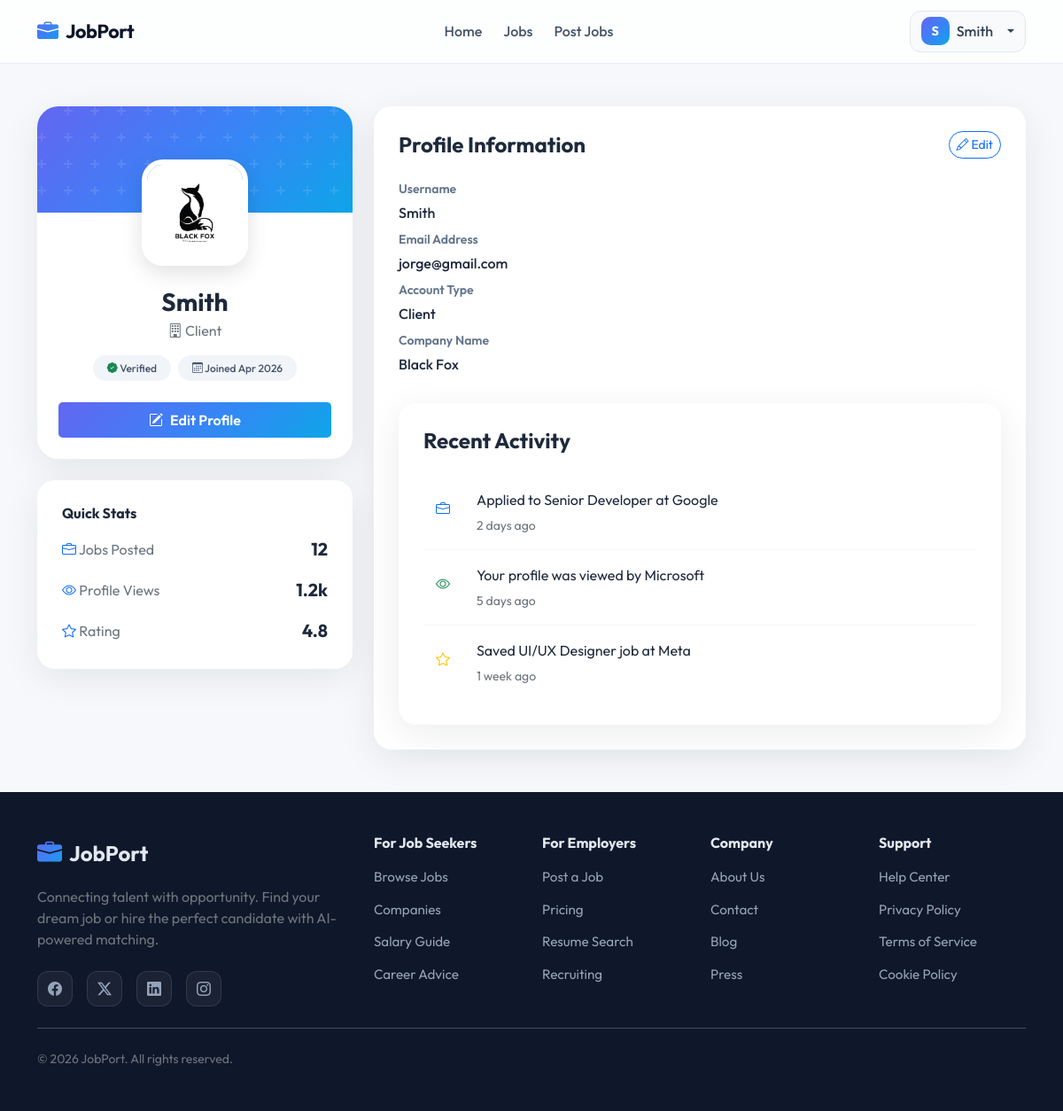
The page /profile/ (signed in) on the database its author committed.
### job_find/models.py (models this page shows, shortened)
class UserInfoModel(AbstractUser):
    USER_TYPE = [
        ('admin','Admin'),
        ('client', 'Client'),
        ('employee', 'Employee')
    ]
    display_name = models.CharField(max_length=255, blank=True)
    user_type = models.CharField(max_length=20, choices=USER_TYPE, default='employee')

class ClientProfileModel(models.Model):
    client_info = models.OneToOneField(
        UserInfoModel,
        on_delete=models.CASCADE,
        related_name='client_profile'
    )
    company_name = models.CharField(max_length=100, blank=True)
    website = models.URLField(blank=True, null=True)
    logo = models.ImageField(upload_to='client_profile/', blank=True, null=True)

### job_find/views.py (the view)
# urls.py: path('profile/', profile_page, name='profile_page'),
@login_required
def profile_page(request):
    return render(request, 'profile.html')

### job_find/templates/profile.html (shortened to what this page needs)
{% extends 'master/base.html' %}
{% load static %}
{% block content %}
<section class="py-5">
  <div class="container">
    <div class="row g-4">
      <div class="col-lg-4">
        <div class="profile-card" data-aos="fade-right">
          <div class="profile-avatar-wrapper">
            {% if request.user.user_type == 'client' and request.user.client_profile.logo %}
              <img src="{{ request.user.client_profile.logo.url }}" class="profile-avatar" alt="{{ user.username }}">
            {% elif request.user.user_type != 'client' and request.user.user_profile.image %}
              <img src="{{ request.user.user_profile.image.url }}" class="profile-avatar" alt="{{ user.username }}">
            {% else %}
              <div class="profile-avatar profile-avatar-fallback">
                {{ user.username|slice:":1"|upper }}
              </div>
            {% endif %}
          </div>
          <div class="p-4 text-center">
            <h3 class="fw-bold mb-1">{{ user.get_full_name|default:user.username }}</h3>
            <p class="text-muted mb-3">
              {% if request.user.user_type == 'client' %}
                <i class="bi bi-building"></i> Client
              {% else %}
                <i class="bi bi-person-badge"></i> Employeer
              {% endif %}
            </p>
            <div class="d-flex justify-content-center gap-2 mb-4">
              <span class="badge badge-tag rounded-pill px-3 py-2">
                <i class="bi bi-patch-check-fill text-success"></i> Verified
              </span>
              <span class="badge badge-tag rounded-pill px-3 py-2">
                <i class="bi bi-calendar3"></i> Joined {{ user.date_joined|date:"M Y" }}
              </span>
            </div>
            <a href="{% url 'profile_update' %}" class="btn btn-gradient w-100 rounded-3 py-2">
              <i class="bi bi-pencil-square me-2"></i>Edit Profile
            </a>
          </div>
        </div>
        <div class="stats-card mt-4" data-aos="fade-right" data-aos-delay="100">
          <h6 class="fw-bold mb-3">Quick Stats</h6>
          <div class="d-flex justify-content-between align-items-center mb-3">
            <span class="text-muted"><i class="bi bi-briefcase text-primary"></i>
              {% if request.user.user_type == 'client' %}Jobs Posted{% else %}Applied Jobs{% endif %}
            </span>
            <strong class="fs-5">12</strong>
          </div>
          <div class="d-flex justify-content-between align-items-center mb-3">
            <span class="text-muted"><i class="bi bi-eye text-primary"></i> Profile Views</span>
            <strong class="fs-5">1.2k</strong>
          </div>
          <div class="d-flex justify-content-between align-items-center">
            <span class="text-muted"><i class="bi bi-star text-primary"></i> Rating</span>
            <strong class="fs-5">4.8</strong>
          </div>
        </div>
      </div>
      <div class="col-lg-8">
        <div class="info-card" data-aos="fade-left">
          <div class="d-flex justify-content-between align-items-center mb-4">
            <h4 class="fw-bold mb-0">Profile Information</h4>
            <a href="{% url 'profile_update' %}" class="btn btn-outline-primary btn-sm rounded-pill">
              <i class="bi bi-pencil"></i> Edit
            </a>
          </div>
          <div class="row g-4">
            <div class="col-md-6">
            <div class="col-md-6">
              <div class="info-item">
                <label class="info-label">Username</label>
                <p class="info-value">{{ user.username }}</p>
              </div>
            </div>
            <div class="col-md-6">
              <div class="info-item">
                <label class="info-label">Email Address</label>
                <p class="info-value">{{ user.email }}</p>
              </div>
            </div>
            <div class="col-md-6">
              <div class="info-item">
                <label class="info-label">Account Type</label>
                <p class="info-value text-capitalize">{{ request.user.user_type }}</p>
              </div>
            </div>
            {% if request.user.user_type == 'client' %}
            <div class="col-12">
              <div class="info-item">
                <label class="info-label">Company Name</label>
                <p class="info-value">{{ request.user.client_profile.company_name|default:"Not set" }}</p>
              </div>
            </div>
            {% endif %}
          </div>
        </div>
        <div class="info-card mt-4" data-aos="fade-left" data-aos-delay="100">
          <h4 class="fw-bold mb-4">Recent Activity</h4>
          <div class="activity-item">
            <div class="activity-icon bg-primary-subtle text-primary">
              <i class="bi bi-briefcase"></i>
            </div>
            <div>
              <p class="mb-1 fw-semibold">Applied to Senior Developer at Google</p>
              <small class="text-muted">2 days ago</small>
            </div>
          </div>
          <div class="activity-item">
            <div class="activity-icon bg-success-subtle text-success">
              <i class="bi bi-eye"></i>
            </div>
            <div>
              <p class="mb-1 fw-semibold">Your profile was viewed by Microsoft</p>
              <small class="text-muted">5 days ago</small>
            </div>
          </div>
          <div class="activity-item">
            <div class="activity-icon bg-warning-subtle text-warning">
              <i class="bi bi-star"></i>
            </div>
            <div>
              <p class="mb-1 fw-semibold">Saved UI/UX Designer job at Meta</p>
              <small class="text-muted">1 week ago</small>
            </div>
          </div>
        </div>
      </div>
    </div>
  </div>
</section>
{% endblock %}

### job_find/templates/master/base.html (shortened to what this page needs)
<!doctype html>
<html lang="en">
  <head>
    <link href="https://cdn.jsdelivr.net/npm/bootstrap@5.0.2/dist/css/bootstrap.min.css" rel="stylesheet">
    <link rel="stylesheet" href="https://cdn.jsdelivr.net/npm/bootstrap-icons@1.11.3/font/bootstrap-icons.css">
    <link href="https://unpkg.com/aos@2.3.1/dist/aos.css" rel="stylesheet">
  </head>
  <body>
    {% include 'master/navbar.html' %}
    <main>
      {% block content %}
      {% endblock content %}
    </main>
    {% include 'master/footer.html' %}
  </body>
</html>

### job_find/templates/master/navbar.html (shortened to what this page needs)
<nav class="navbar navbar-expand-lg navbar-modern sticky-top">
  <div class="container">
    <a class="navbar-brand d-flex align-items-center gap-2" href="{% url 'home_page' %}">
      <i class="bi bi-briefcase-fill fs-4"></i>
      <span class="fw-bold">JobPort</span>
    </a>
    <div class="collapse navbar-collapse" id="navbarNav">
      <ul class="navbar-nav mx-auto">
        <li class="nav-item">
          <a class="nav-link {% if request.resolver_match.url_name == 'home_page' %}active{% endif %}" href="{% url 'home_page' %}">
            Home
          </a>
        </li>
        <li class="nav-item">
          <a class="nav-link" href="{% url 'job_list' %}">Jobs</a>
        </li>
        {% if request.user.is_authenticated %}
          {% if request.user.user_type == 'client' %}
            <li class="nav-item"><a class="nav-link" href="{% url 'job_post' %}">Post Jobs</a></li>
          {% else %}
            <li class="nav-item"><a class="nav-link" href="{% url 'applied_job_list' %}">Applied Jobs</a></li>
          {% endif %}
        {% endif %}
      </ul>
      <div class="d-flex align-items-center gap-2">
        {% if request.user.is_authenticated %}
          <div class="dropdown">
            <button class="btn btn-user dropdown-toggle d-flex align-items-center gap-2" type="button" data-bs-toggle="dropdown">
              <div class="user-avatar">
                {{ request.user.username|slice:":1"|upper }}
              </div>
              <span class="d-none d-md-inline">{{ request.user.username }}</span>
            </button>
          </div>
        {% else %}
          <a class="btn btn-link text-decoration-none fw-semibold px-3" href="{% url 'login_page' %}">Sign in</a>
          <a class="btn btn-gradient rounded-pill px-4" href="{% url 'register_page' %}">Get Started</a>
        {% endif %}
      </div>
    </div>
  </div>
</nav>

### job_find/templates/master/footer.html (shortened to what this page needs)
<footer class="footer-modern mt-auto">
  <div class="container py-5">
    <div class="row g-4">
      <div class="col-lg-4 col-md-6">
        <div class="d-flex align-items-center gap-2 mb-3">
          <i class="bi bi-briefcase-fill fs-3 gradient-icon"></i>
          <span class="fw-bold fs-4">JobPort</span>
        </div>
        <p class="text-muted mb-4">Connecting talent with opportunity. Find your dream job or hire the perfect candidate with AI-powered matching.</p>
        <div class="d-flex gap-3">
          <a href="#" class="social-icon"><i class="bi bi-facebook"></i></a>
          <a href="#" class="social-icon"><i class="bi bi-twitter-x"></i></a>
          <a href="#" class="social-icon"><i class="bi bi-linkedin"></i></a>
          <a href="#" class="social-icon"><i class="bi bi-instagram"></i></a>
        </div>
      </div>
      <div class="col-lg-2 col-md-3 col-6">
        <h6 class="fw-bold mb-3">For Job Seekers</h6>
        <ul class="list-unstyled footer-links">
          <li><a href="#">Browse Jobs</a></li>
          <li><a href="#">Companies</a></li>
          <li><a href="#">Salary Guide</a></li>
          <li><a href="#">Career Advice</a></li>
        </ul>
      </div>
      <div class="col-lg-2 col-md-3 col-6">
        <h6 class="fw-bold mb-3">For Employers</h6>
        <ul class="list-unstyled footer-links">
          <li><a href="#">Post a Job</a></li>
          <li><a href="#">Pricing</a></li>
          <li><a href="#">Resume Search</a></li>
          <li><a href="#">Recruiting</a></li>
        </ul>
      </div>
      <div class="col-lg-2 col-md-3 col-6">
        <h6 class="fw-bold mb-3">Company</h6>
        <ul class="list-unstyled footer-links">
          <li><a href="#">About Us</a></li>
          <li><a href="#">Contact</a></li>
          <li><a href="#">Blog</a></li>
          <li><a href="#">Press</a></li>
        </ul>
      </div>
      <div class="col-lg-2 col-md-3 col-6">
        <h6 class="fw-bold mb-3">Support</h6>
        <ul class="list-unstyled footer-links">
          <li><a href="#">Help Center</a></li>
          <li><a href="#">Privacy Policy</a></li>
          <li><a href="#">Terms of Service</a></li>
          <li><a href="#">Cookie Policy</a></li>
        </ul>
      </div>
    </div>
    <hr class="my-4 border-secondary border-opacity-25">
    <div class="d-flex flex-column flex-md-row justify-content-between align-items-center gap-3">
      <p class="text-muted small mb-0">© 2026 JobPort. All rights reserved.</p>
    </div>
  </div>
</footer>

### job_find/templates/master/base.html (style rules this page uses)
:root { --brand-gradient: linear-gradient(135deg, #6366f1 0%, #3b82f6 50%, #0ea5e9 100%); --dark: #0f172a; }
body { font-family: 'Outfit', sans-serif; background: #f6f8fb; color: #1e293b; display: flex; flex-direction: column; min-height: 100vh; }
main { flex: 1; }
a { text-decoration: none; }

### job_find/templates/master/navbar.html (style rules this page uses)
:root { --brand-gradient: linear-gradient(135deg, #6366f1 0%, #3b82f6 50%, #0ea5e9 100%); }
.navbar-modern { background: rgba(255, 255, 255, 0.8); backdrop-filter: blur(12px); -webkit-backdrop-filter: blur(12px); border-bottom: 1px solid rgba(226, 232, 240, 0.8); padding: 0.75rem 0; font-family: 'Outfit', sans-serif; transition: all 0.3s ease; }
.navbar-brand i { background: var(--brand-gradient); -webkit-background-clip: text; -webkit-text-fill-color: transparent; }
.navbar-brand span { font-size: 1.35rem; letter-spacing: -0.02em; color: #0f172a; }
.navbar-nav .nav-link { color: #475569; font-weight: 500; padding: 0.5rem 1rem; margin: 0 0.25rem; border-radius: 10px; transition: all 0.2s ease; }
.btn-gradient { background: var(--brand-gradient); border: none; color: white; font-weight: 600; transition: all .3s ease; }
.btn-user { background: #f8fafc; border: 1.5px solid #e2e8f0; border-radius: 12px; padding: 0.4rem 0.75rem; color: #334155; font-weight: 500; }
.btn-user::after { margin-left: 0.5rem; }
.user-avatar { width: 32px; height: 32px; background: var(--brand-gradient); color: white; border-radius: 10px; display: flex; align-items: center; justify-content: center; font-weight: 700; font-size: 0.9rem; }

### job_find/templates/profile.html (style rules this page uses)
.profile-card { background: white; border-radius: 24px; box-shadow: 0 10px 40px rgba(15, 23, 42, 0.08); overflow: hidden; position: relative; }
.profile-avatar-wrapper { margin-top: -60px; text-align: center; position: relative; }
.profile-avatar { width: 120px; height: 120px; border-radius: 24px; border: 6px solid white; object-fit: cover; box-shadow: 0 8px 24px rgba(0,0,0,0.12); }
.badge-tag { background: #f1f5f9; color: #475569; font-weight: 500; }
.btn-gradient { background: var(--brand-gradient); border: none; color: white; font-weight: 600; transition: all .3s ease; }
.stats-card, .info-card { background: white; border-radius: 20px; padding: 1.75rem; box-shadow: 0 10px 40px rgba(15, 23, 42, 0.08); }
.info-item { margin-bottom: 0.5rem; }
.info-label { font-size: 0.875rem; color: #64748b; font-weight: 600; margin-bottom: 0.25rem; display: block; }
.info-value { font-size: 1rem; color: #1e293b; font-weight: 500; margin-bottom: 0; }
.activity-item { display: flex; gap: 1rem; padding: 1rem 0; border-bottom: 1px solid #f1f5f9; }
.activity-item:last-child { border-bottom: none; }
.activity-icon { width: 44px; height: 44px; border-radius: 12px; display: flex; align-items: center; justify-content: center; flex-shrink: 0; }

### job_find/templates/master/footer.html (style rules this page uses)
.footer-modern { background: #0f172a; color: #e2e8f0; }
.gradient-icon { background: var(--brand-gradient); -webkit-background-clip: text; -webkit-text-fill-color: transparent; }
.footer-links li { margin-bottom: 0.75rem; }
.footer-links a { color: #94a3b8; font-size: 0.95rem; transition: all 0.2s ease; }
.social-icon { width: 40px; height: 40px; background: rgba(255, 255, 255, 0.05); border: 1px solid rgba(255, 255, 255, 0.1); border-radius: 12px; display: flex; align-items: center; justify-content: center; color: #94a3b8; transition: all 0.3s ease; }

### rows shown on the page
UserInfoModel: user.username "S", user.username "Smith", user.client_profile.logo (picture), get_full_name "Smith", date_joined "Apr 2026", username "Smith", email "jorge@gmail.com", user.user_type "Client", user.client_profile.company_name "Black Fox"
